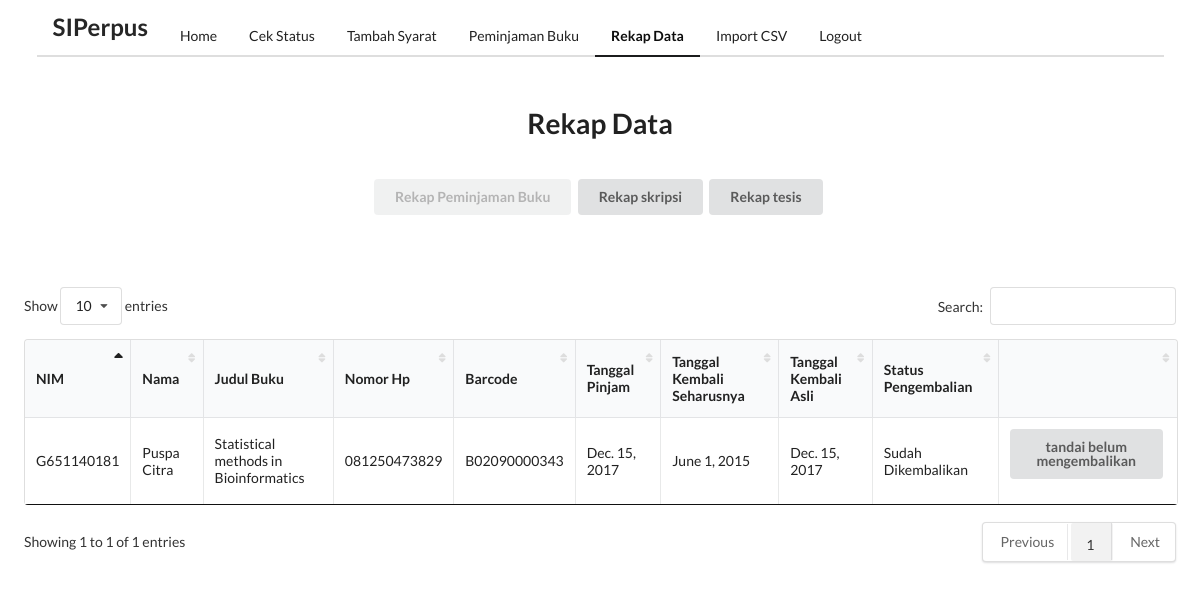
The app's page /rekap_data/ (signed in) with its own data.
### polls/models.py (models this page shows, shortened)
class Peminjaman(models.Model):
	nama = models.CharField(max_length=200)
	NIM = models.CharField(max_length=200)
	judul = models.CharField(max_length=200)
	phone = models.CharField(max_length=200)
	barcode = models.CharField(max_length=200)
	pengarang = models.CharField(max_length=200)
	tanggal_pinjam = models.DateTimeField(null=True, blank=True)
	tanggal_kembali = models.DateTimeField(null=True, blank=True)
	tanggal_kembali_riil = models.DateTimeField(null=True, blank=True)
	status = models.BooleanField(default=0)
	pub_date = models.DateTimeField(default=timezone.now())
	class Meta:
		db_table = u'polls_Peminjaman'

### polls/views.py (the view)
# urls.py: url(r'^rekap_data/$', login_required(views.rekap_data.as_view()), name='rekap_data'),
class rekap_data(generic.ListView):
	model = Peminjaman
	template_name = 'polls/rekap_data.html'
	context_object_name = 'rekap_pinjaman'
	def get_queryset(self):
		return Peminjaman.objects.all().order_by("id")

### polls/templates/polls/rekap_data.html (shortened to what this page needs)
<html>
{% load static %}
<head>
  <link rel="stylesheet" type="text/css" href="{% static 'semantic/semantic.min.css' %}">
  <link rel="stylesheet" type="text/css" href="{% static 'tables/dataTables.semanticui.min.css' %}">
  <link rel="stylesheet" type="text/css" href="{% static 'tables/jquery.dataTables.min.css' %}">
</head>
<body>
  <div class="ui  container">
    <div class="ui  secondary pointing menu">
      <div class="header item">
        <h2>SIPerpus</h2>
      </div>
      <a class="item" href="/">
                    Home
                    </a>
      <a class="item" href="/cek_status">
                    Cek Status
                    </a>
      <a class="item" href="/tambah_data">
                    Tambah Syarat
                    </a>
      <a class="item" href="/Peminjaman">
                    Peminjaman Buku
                    </a>
      <a class="active item">
                    Rekap Data
                    </a>
      <a class="item" href="/import_csv">
                    Import CSV
                    </a>
      <a class="item" href="/logout">
                        Logout
                    </a>
    </div>
  </div>
  <h1 class="ui center aligned header" style="padding:2%">Rekap Data</h1>
  <div class="ui center aligned container" style="padding-bottom:4%">
    <button class="ui disabled button">Rekap Peminjaman Buku</button>
    <button class="ui button" onclick="location.href='/rekap_data_skripsi'">Rekap skripsi</button>
    <button class="ui button" onclick="location.href='/rekap_data_tesis'">Rekap tesis</button>
  </div>
  <div style="padding:2%">
    <table id="rekap" class="ui celled table " cellspacing="0 " width="100% ">
      <thead>
        <tr>
          <th>NIM</th>
          <th>Nama</th>
          <th>Judul Buku</th>
          <th>Nomor Hp</th>
          <th>Barcode</th>
          <th>Tanggal Pinjam</th>
          <th>Tanggal Kembali Seharusnya</th>
          <th>Tanggal Kembali Asli</th>
          <th>Status Pengembalian</th>
          <th></th>
        </tr>
      </thead>
      <tbody>
        {% for p in rekap_pinjaman %}
        <tr>
          <td>{{p.NIM.upper}}</td>
          <td>{{p.nama}}</td>
          <td>{{p.judul}}</td>
          <td>{{p.phone}}</td>
          <td>{{p.barcode}}</td>
          <td>{{p.tanggal_pinjam.date}}</td>
          <td>{{p.tanggal_kembali.date}}</td>
          <td>{{p.tanggal_kembali_riil.date}}</td>
          {% if p.status == 0 %}
          <td>Belum Dikembalikan</td>
          <td>
            <form method="POST" action="{% url 'polls:rekap_data_simpan' id=p.id %}">
              {% csrf_token %}
              <button class="ui button" type="submit">tandai sudah mengembalikan</button>
            </form>
          </td>
          {% else %}
          <td>Sudah Dikembalikan</td>
          <td>
            <form method="POST" action="{% url 'polls:rekap_data_simpan' id=p.id %}">
              <button class="ui button" type="submit">tandai belum mengembalikan</button>
            </form>
          </td>
          {% endif %}
        </tr>
        {% endfor %}
      </tbody>
    </table>
  </div>
</body>
</html>

### records on screen
Peminjaman: NIM "G651140181", nama "Puspa Citra", judul "Statistical methods in Bioinformatics", phone "081250473829", barcode "B02090000343", tanggal_pinjam "Dec. 15, 2017", tanggal_kembali "June 1, 2015", tanggal_kembali_riil "Dec. 15, 2017", status "Sudah Dikembalikan"
